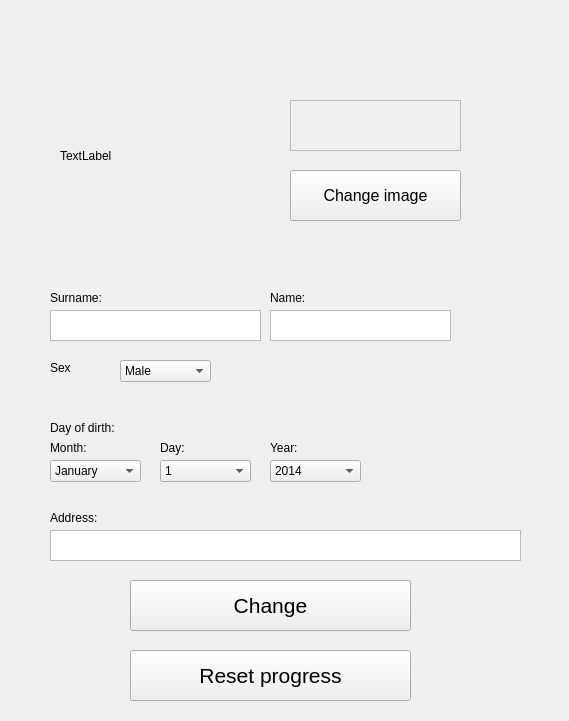
<?xml version="1.0" encoding="UTF-8"?>
<ui version="4.0">
 <class>personwindow</class>
 <widget class="QWidget" name="personwindow">
  <property name="geometry">
   <rect>
    <x>0</x>
    <y>0</y>
    <width>569</width>
    <height>721</height>
   </rect>
  </property>
  <property name="windowTitle">
   <string>Form</string>
  </property>
  <widget class="QLabel" name="label">
   <property name="geometry">
    <rect>
     <x>50</x>
     <y>420</y>
     <width>101</width>
     <height>16</height>
    </rect>
   </property>
   <property name="text">
    <string>Day of dirth:</string>
   </property>
  </widget>
  <widget class="QLabel" name="label_5">
   <property name="geometry">
    <rect>
     <x>50</x>
     <y>510</y>
     <width>111</width>
     <height>16</height>
    </rect>
   </property>
   <property name="text">
    <string>Address:</string>
   </property>
  </widget>
  <widget class="QLabel" name="label_9">
   <property name="geometry">
    <rect>
     <x>50</x>
     <y>360</y>
     <width>31</width>
     <height>16</height>
    </rect>
   </property>
   <property name="text">
    <string>Sex</string>
   </property>
  </widget>
  <widget class="QComboBox" name="comboBoxSex">
   <property name="geometry">
    <rect>
     <x>120</x>
     <y>360</y>
     <width>91</width>
     <height>22</height>
    </rect>
   </property>
   <property name="currentText">
    <string>Male</string>
   </property>
   <item>
    <property name="text">
     <string>Male</string>
    </property>
   </item>
   <item>
    <property name="text">
     <string>Female</string>
    </property>
   </item>
  </widget>
  <widget class="QTextEdit" name="textEditSurname">
   <property name="geometry">
    <rect>
     <x>50</x>
     <y>310</y>
     <width>211</width>
     <height>31</height>
    </rect>
   </property>
   <property name="html">
    <string>&lt;!DOCTYPE HTML PUBLIC &quot;-//W3C//DTD HTML 4.0//EN&quot; &quot;http://www.w3.org/TR/REC-html40/strict.dtd&quot;&gt;
&lt;html&gt;&lt;head&gt;&lt;meta name=&quot;qrichtext&quot; content=&quot;1&quot; /&gt;&lt;style type=&quot;text/css&quot;&gt;
p, li { white-space: pre-wrap; }
&lt;/style&gt;&lt;/head&gt;&lt;body style=&quot; font-family:'MS Shell Dlg 2'; font-size:7.8pt; font-weight:400; font-style:normal;&quot;&gt;
&lt;p style=&quot;-qt-paragraph-type:empty; margin-top:0px; margin-bottom:0px; margin-left:0px; margin-right:0px; -qt-block-indent:0; text-indent:0px;&quot;&gt;&lt;br /&gt;&lt;/p&gt;&lt;/body&gt;&lt;/html&gt;</string>
   </property>
  </widget>
  <widget class="QLabel" name="label_11">
   <property name="geometry">
    <rect>
     <x>50</x>
     <y>290</y>
     <width>61</width>
     <height>16</height>
    </rect>
   </property>
   <property name="text">
    <string>Surname:</string>
   </property>
  </widget>
  <widget class="QTextEdit" name="textEditName">
   <property name="geometry">
    <rect>
     <x>270</x>
     <y>310</y>
     <width>181</width>
     <height>31</height>
    </rect>
   </property>
  </widget>
  <widget class="QComboBox" name="comboBoxDayB">
   <property name="geometry">
    <rect>
     <x>160</x>
     <y>460</y>
     <width>91</width>
     <height>22</height>
    </rect>
   </property>
   <item>
    <property name="text">
     <string>1</string>
    </property>
   </item>
   <item>
    <property name="text">
     <string>2</string>
    </property>
   </item>
   <item>
    <property name="text">
     <string>3</string>
    </property>
   </item>
   <item>
    <property name="text">
     <string>4</string>
    </property>
   </item>
   <item>
    <property name="text">
     <string>5</string>
    </property>
   </item>
   <item>
    <property name="text">
     <string>6</string>
    </property>
   </item>
   <item>
    <property name="text">
     <string>7</string>
    </property>
   </item>
   <item>
    <property name="text">
     <string>8</string>
    </property>
   </item>
   <item>
    <property name="text">
     <string>9</string>
    </property>
   </item>
   <item>
    <property name="text">
     <string>10</string>
    </property>
   </item>
   <item>
    <property name="text">
     <string>11</string>
    </property>
   </item>
   <item>
    <property name="text">
     <string>12</string>
    </property>
   </item>
   <item>
    <property name="text">
     <string>13</string>
    </property>
   </item>
   <item>
    <property name="text">
     <string>14</string>
    </property>
   </item>
   <item>
    <property name="text">
     <string>15</string>
    </property>
   </item>
   <item>
    <property name="text">
     <string>16</string>
    </property>
   </item>
   <item>
    <property name="text">
     <string>17</string>
    </property>
   </item>
   <item>
    <property name="text">
     <string>18</string>
    </property>
   </item>
   <item>
    <property name="text">
     <string>19</string>
    </property>
   </item>
   <item>
    <property name="text">
     <string>20</string>
    </property>
   </item>
   <item>
    <property name="text">
     <string>21</string>
    </property>
   </item>
   <item>
    <property name="text">
     <string>22</string>
    </property>
   </item>
   <item>
    <property name="text">
     <string>23</string>
    </property>
   </item>
   <item>
    <property name="text">
     <string>24</string>
    </property>
   </item>
   <item>
    <property name="text">
     <string>25</string>
    </property>
   </item>
   <item>
    <property name="text">
     <string>26</string>
    </property>
   </item>
   <item>
    <property name="text">
     <string>27</string>
    </property>
   </item>
   <item>
    <property name="text">
     <string>28</string>
    </property>
   </item>
   <item>
    <property name="text">
     <string>29</string>
    </property>
   </item>
   <item>
    <property name="text">
     <string>30</string>
    </property>
   </item>
   <item>
    <property name="text">
     <string>31</string>
    </property>
   </item>
  </widget>
  <widget class="QLabel" name="label_12">
   <property name="geometry">
    <rect>
     <x>160</x>
     <y>440</y>
     <width>41</width>
     <height>16</height>
    </rect>
   </property>
   <property name="text">
    <string>Day:</string>
   </property>
  </widget>
  <widget class="QLabel" name="label_13">
   <property name="geometry">
    <rect>
     <x>50</x>
     <y>440</y>
     <width>51</width>
     <height>16</height>
    </rect>
   </property>
   <property name="text">
    <string>Month:</string>
   </property>
  </widget>
  <widget class="QLabel" name="label_14">
   <property name="geometry">
    <rect>
     <x>270</x>
     <y>440</y>
     <width>31</width>
     <height>16</height>
    </rect>
   </property>
   <property name="text">
    <string>Year:</string>
   </property>
  </widget>
  <widget class="QComboBox" name="comboBoxMonthB">
   <property name="geometry">
    <rect>
     <x>50</x>
     <y>460</y>
     <width>91</width>
     <height>22</height>
    </rect>
   </property>
   <item>
    <property name="text">
     <string>January</string>
    </property>
   </item>
   <item>
    <property name="text">
     <string>February</string>
    </property>
   </item>
   <item>
    <property name="text">
     <string>March</string>
    </property>
   </item>
   <item>
    <property name="text">
     <string>April</string>
    </property>
   </item>
   <item>
    <property name="text">
     <string>May</string>
    </property>
   </item>
   <item>
    <property name="text">
     <string>June</string>
    </property>
   </item>
   <item>
    <property name="text">
     <string>July</string>
    </property>
   </item>
   <item>
    <property name="text">
     <string>August</string>
    </property>
   </item>
   <item>
    <property name="text">
     <string>September</string>
    </property>
   </item>
   <item>
    <property name="text">
     <string>October</string>
    </property>
   </item>
   <item>
    <property name="text">
     <string>November</string>
    </property>
   </item>
   <item>
    <property name="text">
     <string>December</string>
    </property>
   </item>
  </widget>
  <widget class="QTextEdit" name="textEditPlace">
   <property name="geometry">
    <rect>
     <x>50</x>
     <y>530</y>
     <width>471</width>
     <height>31</height>
    </rect>
   </property>
  </widget>
  <widget class="QLabel" name="label_10">
   <property name="geometry">
    <rect>
     <x>270</x>
     <y>290</y>
     <width>55</width>
     <height>16</height>
    </rect>
   </property>
   <property name="text">
    <string>Name:</string>
   </property>
  </widget>
  <widget class="QPushButton" name="pushButton">
   <property name="geometry">
    <rect>
     <x>130</x>
     <y>580</y>
     <width>281</width>
     <height>51</height>
    </rect>
   </property>
   <property name="font">
    <font>
     <pointsize>16</pointsize>
    </font>
   </property>
   <property name="text">
    <string>Change</string>
   </property>
  </widget>
  <widget class="QComboBox" name="comboBoxYearB">
   <property name="geometry">
    <rect>
     <x>270</x>
     <y>460</y>
     <width>91</width>
     <height>22</height>
    </rect>
   </property>
   <item>
    <property name="text">
     <string>2014</string>
    </property>
   </item>
   <item>
    <property name="text">
     <string>2013</string>
    </property>
   </item>
   <item>
    <property name="text">
     <string>2012</string>
    </property>
   </item>
   <item>
    <property name="text">
     <string>2011</string>
    </property>
   </item>
   <item>
    <property name="text">
     <string>2010</string>
    </property>
   </item>
   <item>
    <property name="text">
     <string>2009</string>
    </property>
   </item>
   <item>
    <property name="text">
     <string>2008</string>
    </property>
   </item>
   <item>
    <property name="text">
     <string>2007</string>
    </property>
   </item>
   <item>
    <property name="text">
     <string>2006</string>
    </property>
   </item>
   <item>
    <property name="text">
     <string>2005</string>
    </property>
   </item>
   <item>
    <property name="text">
     <string>2004</string>
    </property>
   </item>
   <item>
    <property name="text">
     <string>2003</string>
    </property>
   </item>
   <item>
    <property name="text">
     <string>2002</string>
    </property>
   </item>
   <item>
    <property name="text">
     <string>2001</string>
    </property>
   </item>
   <item>
    <property name="text">
     <string>2000</string>
    </property>
   </item>
   <item>
    <property name="text">
     <string>1999</string>
    </property>
   </item>
   <item>
    <property name="text">
     <string>1998</string>
    </property>
   </item>
   <item>
    <property name="text">
     <string>1997</string>
    </property>
   </item>
   <item>
    <property name="text">
     <string>1996</string>
    </property>
   </item>
   <item>
    <property name="text">
     <string>1995</string>
    </property>
   </item>
   <item>
    <property name="text">
     <string>1994</string>
    </property>
   </item>
   <item>
    <property name="text">
     <string>1993</string>
    </property>
   </item>
   <item>
    <property name="text">
     <string>1992</string>
    </property>
   </item>
   <item>
    <property name="text">
     <string>1991</string>
    </property>
   </item>
   <item>
    <property name="text">
     <string>1990</string>
    </property>
   </item>
   <item>
    <property name="text">
     <string>1989</string>
    </property>
   </item>
   <item>
    <property name="text">
     <string>1988</string>
    </property>
   </item>
   <item>
    <property name="text">
     <string>1987</string>
    </property>
   </item>
   <item>
    <property name="text">
     <string>1986</string>
    </property>
   </item>
   <item>
    <property name="text">
     <string>1985</string>
    </property>
   </item>
   <item>
    <property name="text">
     <string>1984</string>
    </property>
   </item>
   <item>
    <property name="text">
     <string>1983</string>
    </property>
   </item>
   <item>
    <property name="text">
     <string>1982</string>
    </property>
   </item>
   <item>
    <property name="text">
     <string>1981</string>
    </property>
   </item>
   <item>
    <property name="text">
     <string>1980</string>
    </property>
   </item>
   <item>
    <property name="text">
     <string>1979</string>
    </property>
   </item>
   <item>
    <property name="text">
     <string>1978</string>
    </property>
   </item>
   <item>
    <property name="text">
     <string>1977</string>
    </property>
   </item>
   <item>
    <property name="text">
     <string>1976</string>
    </property>
   </item>
   <item>
    <property name="text">
     <string>1975</string>
    </property>
   </item>
   <item>
    <property name="text">
     <string>1974</string>
    </property>
   </item>
   <item>
    <property name="text">
     <string>1973</string>
    </property>
   </item>
   <item>
    <property name="text">
     <string>1972</string>
    </property>
   </item>
   <item>
    <property name="text">
     <string>1971</string>
    </property>
   </item>
   <item>
    <property name="text">
     <string>1970</string>
    </property>
   </item>
   <item>
    <property name="text">
     <string>1969</string>
    </property>
   </item>
   <item>
    <property name="text">
     <string>1968</string>
    </property>
   </item>
   <item>
    <property name="text">
     <string>1967</string>
    </property>
   </item>
   <item>
    <property name="text">
     <string>1966</string>
    </property>
   </item>
   <item>
    <property name="text">
     <string>1965</string>
    </property>
   </item>
   <item>
    <property name="text">
     <string>1964</string>
    </property>
   </item>
   <item>
    <property name="text">
     <string>1963</string>
    </property>
   </item>
   <item>
    <property name="text">
     <string>1962</string>
    </property>
   </item>
   <item>
    <property name="text">
     <string>1961</string>
    </property>
   </item>
   <item>
    <property name="text">
     <string>1960</string>
    </property>
   </item>
   <item>
    <property name="text">
     <string>1959</string>
    </property>
   </item>
   <item>
    <property name="text">
     <string>1958</string>
    </property>
   </item>
   <item>
    <property name="text">
     <string>1957</string>
    </property>
   </item>
   <item>
    <property name="text">
     <string>1956</string>
    </property>
   </item>
   <item>
    <property name="text">
     <string>1955</string>
    </property>
   </item>
   <item>
    <property name="text">
     <string>1954</string>
    </property>
   </item>
   <item>
    <property name="text">
     <string>1953</string>
    </property>
   </item>
   <item>
    <property name="text">
     <string>1952</string>
    </property>
   </item>
   <item>
    <property name="text">
     <string>1951</string>
    </property>
   </item>
   <item>
    <property name="text">
     <string>1950</string>
    </property>
   </item>
   <item>
    <property name="text">
     <string>1949</string>
    </property>
   </item>
   <item>
    <property name="text">
     <string>1948</string>
    </property>
   </item>
   <item>
    <property name="text">
     <string>1947</string>
    </property>
   </item>
   <item>
    <property name="text">
     <string>1946</string>
    </property>
   </item>
   <item>
    <property name="text">
     <string>1945</string>
    </property>
   </item>
   <item>
    <property name="text">
     <string>1944</string>
    </property>
   </item>
   <item>
    <property name="text">
     <string>1943</string>
    </property>
   </item>
   <item>
    <property name="text">
     <string>1942</string>
    </property>
   </item>
   <item>
    <property name="text">
     <string>1941</string>
    </property>
   </item>
   <item>
    <property name="text">
     <string>1940</string>
    </property>
   </item>
   <item>
    <property name="text">
     <string>1939</string>
    </property>
   </item>
   <item>
    <property name="text">
     <string>1938</string>
    </property>
   </item>
   <item>
    <property name="text">
     <string>1937</string>
    </property>
   </item>
   <item>
    <property name="text">
     <string>1936</string>
    </property>
   </item>
   <item>
    <property name="text">
     <string>1935</string>
    </property>
   </item>
   <item>
    <property name="text">
     <string>1934</string>
    </property>
   </item>
  </widget>
  <widget class="QPushButton" name="pushButton_2">
   <property name="geometry">
    <rect>
     <x>290</x>
     <y>170</y>
     <width>171</width>
     <height>51</height>
    </rect>
   </property>
   <property name="font">
    <font>
     <pointsize>12</pointsize>
    </font>
   </property>
   <property name="text">
    <string>Change image</string>
   </property>
  </widget>
  <widget class="QTextEdit" name="textEditName_2">
   <property name="enabled">
    <bool>false</bool>
   </property>
   <property name="geometry">
    <rect>
     <x>290</x>
     <y>100</y>
     <width>171</width>
     <height>51</height>
    </rect>
   </property>
  </widget>
  <widget class="QLabel" name="label_2">
   <property name="geometry">
    <rect>
     <x>60</x>
     <y>40</y>
     <width>181</width>
     <height>231</height>
    </rect>
   </property>
   <property name="text">
    <string>TextLabel</string>
   </property>
  </widget>
  <widget class="QPushButton" name="pushButton_3">
   <property name="geometry">
    <rect>
     <x>130</x>
     <y>650</y>
     <width>281</width>
     <height>51</height>
    </rect>
   </property>
   <property name="font">
    <font>
     <pointsize>16</pointsize>
    </font>
   </property>
   <property name="text">
    <string>Reset progress</string>
   </property>
  </widget>
 </widget>
 <resources/>
 <connections/>
</ui>
